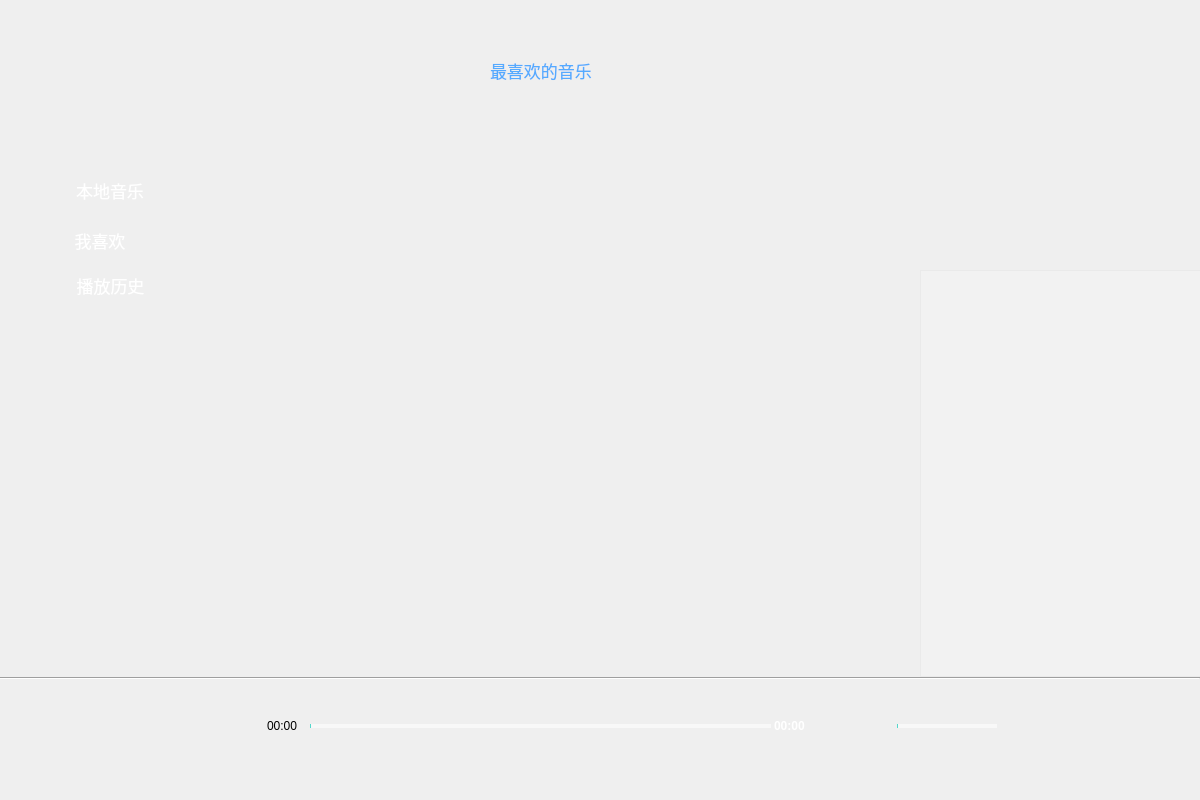
<?xml version="1.0" encoding="UTF-8"?>
<ui version="4.0">
 <class>MyWidget</class>
 <widget class="QWidget" name="MyWidget">
  <property name="geometry">
   <rect>
    <x>0</x>
    <y>0</y>
    <width>1200</width>
    <height>800</height>
   </rect>
  </property>
  <property name="minimumSize">
   <size>
    <width>1200</width>
    <height>800</height>
   </size>
  </property>
  <property name="maximumSize">
   <size>
    <width>1200</width>
    <height>800</height>
   </size>
  </property>
  <property name="windowTitle">
   <string>MyWidget</string>
  </property>
  <property name="autoFillBackground">
   <bool>false</bool>
  </property>
  <property name="styleSheet">
   <string notr="true">QWidget#MyWidget{background-image:url(:/image/background/171302-15860779827765.jpg)}

QPushButton
{
color:rgb(255, 255, 255);
border-radius:0px;
background-color: rgba(255, 255, 255,0);
background-repeat:no-repeat;
border:none;
background-position:center center;

}
QPushButton:hover{
	background-color: rgb(255, 255, 255,100);
}
QPushButton:pressed{
background-color: rgba(95, 95, 95,100);
border-color:rgba(255,255,255,30);
border-style:inset;
color:rgb(255, 255, 255);
}


</string>
  </property>
  <widget class="QPushButton" name="btn_LocalMusic">
   <property name="geometry">
    <rect>
     <x>40</x>
     <y>170</y>
     <width>140</width>
     <height>40</height>
    </rect>
   </property>
   <property name="maximumSize">
    <size>
     <width>140</width>
     <height>40</height>
    </size>
   </property>
   <property name="font">
    <font>
     <family>华文行楷</family>
     <pointsize>13</pointsize>
    </font>
   </property>
   <property name="text">
    <string>本地音乐</string>
   </property>
   <property name="icon">
    <iconset resource="res.qrc">
     <normaloff>:/image/image/local-music.png</normaloff>:/image/image/local-music.png</iconset>
   </property>
   <property name="iconSize">
    <size>
     <width>25</width>
     <height>25</height>
    </size>
   </property>
   <property name="flat">
    <bool>false</bool>
   </property>
  </widget>
  <widget class="QPushButton" name="btn_LoveMusic">
   <property name="geometry">
    <rect>
     <x>30</x>
     <y>220</y>
     <width>140</width>
     <height>40</height>
    </rect>
   </property>
   <property name="maximumSize">
    <size>
     <width>140</width>
     <height>40</height>
    </size>
   </property>
   <property name="font">
    <font>
     <family>华文行楷</family>
     <pointsize>13</pointsize>
    </font>
   </property>
   <property name="text">
    <string>我喜欢</string>
   </property>
   <property name="icon">
    <iconset resource="res.qrc">
     <normaloff>:/image/image/To-like.png</normaloff>:/image/image/To-like.png</iconset>
   </property>
   <property name="iconSize">
    <size>
     <width>25</width>
     <height>25</height>
    </size>
   </property>
   <property name="flat">
    <bool>false</bool>
   </property>
  </widget>
  <widget class="QListWidget" name="listWidget_PlayList">
   <property name="geometry">
    <rect>
     <x>920</x>
     <y>270</y>
     <width>281</width>
     <height>407</height>
    </rect>
   </property>
   <property name="styleSheet">
    <string notr="true">color: rgb(255, 255, 255);
background-color: rgba(255, 255, 255, 50);</string>
   </property>
  </widget>
  <widget class="QWidget" name="layoutWidget">
   <property name="geometry">
    <rect>
     <x>1</x>
     <y>691</y>
     <width>1202</width>
     <height>72</height>
    </rect>
   </property>
   <layout class="QVBoxLayout" name="verticalLayout">
    <property name="spacing">
     <number>15</number>
    </property>
    <item>
     <layout class="QHBoxLayout" name="horizontalLayout_4">
      <item>
       <layout class="QHBoxLayout" name="horizontalLayout_3">
        <property name="spacing">
         <number>0</number>
        </property>
        <item>
         <widget class="QPushButton" name="btn_Pre">
          <property name="sizePolicy">
           <sizepolicy hsizetype="Fixed" vsizetype="Fixed">
            <horstretch>0</horstretch>
            <verstretch>0</verstretch>
           </sizepolicy>
          </property>
          <property name="minimumSize">
           <size>
            <width>35</width>
            <height>35</height>
           </size>
          </property>
          <property name="maximumSize">
           <size>
            <width>35</width>
            <height>35</height>
           </size>
          </property>
          <property name="styleSheet">
           <string notr="true">QPushButton
{
background-image:url(:/image/image/btn_pre.png);
background-repeat:no-repeat;
background-position:center center;
border:none;
}
</string>
          </property>
          <property name="text">
           <string/>
          </property>
         </widget>
        </item>
        <item>
         <spacer name="horizontalSpacer">
          <property name="orientation">
           <enum>Qt::Horizontal</enum>
          </property>
          <property name="sizeType">
           <enum>QSizePolicy::Fixed</enum>
          </property>
          <property name="sizeHint" stdset="0">
           <size>
            <width>50</width>
            <height>20</height>
           </size>
          </property>
         </spacer>
        </item>
        <item>
         <widget class="QPushButton" name="btn_Play">
          <property name="sizePolicy">
           <sizepolicy hsizetype="Fixed" vsizetype="Fixed">
            <horstretch>0</horstretch>
            <verstretch>0</verstretch>
           </sizepolicy>
          </property>
          <property name="minimumSize">
           <size>
            <width>35</width>
            <height>35</height>
           </size>
          </property>
          <property name="maximumSize">
           <size>
            <width>35</width>
            <height>35</height>
           </size>
          </property>
          <property name="styleSheet">
           <string notr="true">
QPushButton
{
border-image: url(:/image/image/btn_play.png);

}</string>
          </property>
          <property name="text">
           <string/>
          </property>
         </widget>
        </item>
        <item>
         <spacer name="horizontalSpacer_2">
          <property name="orientation">
           <enum>Qt::Horizontal</enum>
          </property>
          <property name="sizeType">
           <enum>QSizePolicy::Fixed</enum>
          </property>
          <property name="sizeHint" stdset="0">
           <size>
            <width>50</width>
            <height>20</height>
           </size>
          </property>
         </spacer>
        </item>
        <item>
         <widget class="QPushButton" name="btn_Next">
          <property name="sizePolicy">
           <sizepolicy hsizetype="Fixed" vsizetype="Fixed">
            <horstretch>0</horstretch>
            <verstretch>0</verstretch>
           </sizepolicy>
          </property>
          <property name="minimumSize">
           <size>
            <width>35</width>
            <height>35</height>
           </size>
          </property>
          <property name="maximumSize">
           <size>
            <width>35</width>
            <height>35</height>
           </size>
          </property>
          <property name="styleSheet">
           <string notr="true">QPushButton
{
background-image:url(:/image/image/btn_next.png);
}</string>
          </property>
          <property name="text">
           <string/>
          </property>
         </widget>
        </item>
       </layout>
      </item>
      <item>
       <layout class="QHBoxLayout" name="horizontalLayout_2">
        <property name="spacing">
         <number>3</number>
        </property>
        <item>
         <widget class="QLabel" name="Label_PlayingTime">
          <property name="minimumSize">
           <size>
            <width>40</width>
            <height>24</height>
           </size>
          </property>
          <property name="maximumSize">
           <size>
            <width>40</width>
            <height>24</height>
           </size>
          </property>
          <property name="text">
           <string>00:00</string>
          </property>
         </widget>
        </item>
        <item>
         <widget class="QSlider" name="Slider_PlayTime">
          <property name="sizePolicy">
           <sizepolicy hsizetype="Fixed" vsizetype="Fixed">
            <horstretch>0</horstretch>
            <verstretch>0</verstretch>
           </sizepolicy>
          </property>
          <property name="minimumSize">
           <size>
            <width>461</width>
            <height>31</height>
           </size>
          </property>
          <property name="maximumSize">
           <size>
            <width>461</width>
            <height>31</height>
           </size>
          </property>
          <property name="styleSheet">
           <string notr="true">QSlider::add-page:Horizontal
{     
background-color: rgba(255, 255, 255,150);
height:4px;  
} 
QSlider::sub-page:Horizontal   
{  
background-color: rgb(83, 215, 203);
height:4px;
}
QSlider::groove:Horizontal   
{ 
background:transparent; 
height:4px;
}  
QSlider::handle:Horizontal
{ 
height:16px; 
width:16px; 
border-image: url(:/image/image/sliderHandle.png)  ;
margin: -6 0px; 
}

</string>
          </property>
          <property name="orientation">
           <enum>Qt::Horizontal</enum>
          </property>
          <property name="tickPosition">
           <enum>QSlider::TicksAbove</enum>
          </property>
         </widget>
        </item>
        <item>
         <widget class="QLabel" name="Label_TotalTime">
          <property name="minimumSize">
           <size>
            <width>51</width>
            <height>24</height>
           </size>
          </property>
          <property name="maximumSize">
           <size>
            <width>51</width>
            <height>24</height>
           </size>
          </property>
          <property name="font">
           <font>
            <weight>75</weight>
            <bold>true</bold>
           </font>
          </property>
          <property name="styleSheet">
           <string notr="true">color:rgb(255, 255, 255);</string>
          </property>
          <property name="text">
           <string>00:00</string>
          </property>
         </widget>
        </item>
       </layout>
      </item>
      <item>
       <layout class="QHBoxLayout" name="horizontalLayout">
        <property name="spacing">
         <number>20</number>
        </property>
        <item>
         <widget class="QPushButton" name="btn_Voice">
          <property name="sizePolicy">
           <sizepolicy hsizetype="Minimum" vsizetype="Minimum">
            <horstretch>0</horstretch>
            <verstretch>0</verstretch>
           </sizepolicy>
          </property>
          <property name="maximumSize">
           <size>
            <width>24</width>
            <height>24</height>
           </size>
          </property>
          <property name="styleSheet">
           <string notr="true">
QPushButton
{
background-image:url(:/image/image/music-voice.png);
background-repeat:no-repeat;
background-position:center center;
border:none;
}</string>
          </property>
          <property name="text">
           <string/>
          </property>
         </widget>
        </item>
        <item>
         <widget class="QSlider" name="Slider_Voice">
          <property name="sizePolicy">
           <sizepolicy hsizetype="Minimum" vsizetype="Minimum">
            <horstretch>0</horstretch>
            <verstretch>0</verstretch>
           </sizepolicy>
          </property>
          <property name="minimumSize">
           <size>
            <width>100</width>
            <height>22</height>
           </size>
          </property>
          <property name="maximumSize">
           <size>
            <width>100</width>
            <height>22</height>
           </size>
          </property>
          <property name="styleSheet">
           <string notr="true">QSlider::add-page:Horizontal
{     
background-color: rgba(255, 255, 255,150);
height:4px;  
} 
QSlider::sub-page:Horizontal   
{  
background-color: rgb(83, 215, 203);
height:4px;
}
QSlider::groove:Horizontal   
{ 
background:transparent; 
height:4px;
}  
QSlider::handle:Horizontal
{ 
height:16px; 
width:16px; 
border-image: url(:/image/image/sliderHandle.png)  ;
margin: -6 0px; 
}</string>
          </property>
          <property name="orientation">
           <enum>Qt::Horizontal</enum>
          </property>
         </widget>
        </item>
        <item>
         <widget class="QPushButton" name="btn_PlayMode">
          <property name="sizePolicy">
           <sizepolicy hsizetype="Minimum" vsizetype="Minimum">
            <horstretch>0</horstretch>
            <verstretch>0</verstretch>
           </sizepolicy>
          </property>
          <property name="maximumSize">
           <size>
            <width>30</width>
            <height>24</height>
           </size>
          </property>
          <property name="focusPolicy">
           <enum>Qt::StrongFocus</enum>
          </property>
          <property name="contextMenuPolicy">
           <enum>Qt::DefaultContextMenu</enum>
          </property>
          <property name="styleSheet">
           <string notr="true">QPushButton
{
background-image:url(:/image/image/loop.png);
background-repeat:no-repeat;
background-position:center center;
border:none;
}</string>
          </property>
          <property name="text">
           <string/>
          </property>
          <property name="autoDefault">
           <bool>false</bool>
          </property>
          <property name="default">
           <bool>false</bool>
          </property>
          <property name="flat">
           <bool>false</bool>
          </property>
         </widget>
        </item>
        <item>
         <widget class="QPushButton" name="btn_Lrc">
          <property name="sizePolicy">
           <sizepolicy hsizetype="Minimum" vsizetype="Minimum">
            <horstretch>0</horstretch>
            <verstretch>0</verstretch>
           </sizepolicy>
          </property>
          <property name="maximumSize">
           <size>
            <width>40</width>
            <height>30</height>
           </size>
          </property>
          <property name="styleSheet">
           <string notr="true">QPushButton
{
background-image:url(:/image/image/btn_lrc (1).png);
background-repeat:no-repeat;
background-position:center center;
border:none;
}</string>
          </property>
          <property name="text">
           <string/>
          </property>
          <property name="autoDefault">
           <bool>false</bool>
          </property>
          <property name="default">
           <bool>false</bool>
          </property>
          <property name="flat">
           <bool>false</bool>
          </property>
         </widget>
        </item>
        <item>
         <widget class="QPushButton" name="btn_PlayList">
          <property name="sizePolicy">
           <sizepolicy hsizetype="Minimum" vsizetype="Minimum">
            <horstretch>0</horstretch>
            <verstretch>0</verstretch>
           </sizepolicy>
          </property>
          <property name="maximumSize">
           <size>
            <width>40</width>
            <height>30</height>
           </size>
          </property>
          <property name="styleSheet">
           <string notr="true">QPushButton
{
background-image:url(:/image/image/indicator_menu (1).png);
background-repeat:no-repeat;
background-position:center center;
border:none;
}</string>
          </property>
          <property name="text">
           <string/>
          </property>
          <property name="autoDefault">
           <bool>false</bool>
          </property>
          <property name="default">
           <bool>false</bool>
          </property>
          <property name="flat">
           <bool>false</bool>
          </property>
         </widget>
        </item>
       </layout>
      </item>
     </layout>
    </item>
   </layout>
  </widget>
  <widget class="QPushButton" name="btn_playhistory">
   <property name="geometry">
    <rect>
     <x>50</x>
     <y>270</y>
     <width>121</width>
     <height>31</height>
    </rect>
   </property>
   <property name="font">
    <font>
     <family>华文行楷</family>
     <pointsize>13</pointsize>
     <weight>50</weight>
     <bold>false</bold>
    </font>
   </property>
   <property name="text">
    <string>播放历史</string>
   </property>
   <property name="icon">
    <iconset resource="res.qrc">
     <normaloff>:/image/image/music-playing.png</normaloff>:/image/image/music-playing.png</iconset>
   </property>
   <property name="iconSize">
    <size>
     <width>30</width>
     <height>30</height>
    </size>
   </property>
  </widget>
  <widget class="QStackedWidget" name="stackedWidget">
   <property name="geometry">
    <rect>
     <x>180</x>
     <y>30</y>
     <width>731</width>
     <height>571</height>
    </rect>
   </property>
   <property name="styleSheet">
    <string notr="true">color :rgb(85, 170, 255)</string>
   </property>
   <property name="currentIndex">
    <number>1</number>
   </property>
   <widget class="QWidget" name="Localmusic">
    <widget class="QPushButton" name="btn_addLocal">
     <property name="geometry">
      <rect>
       <x>320</x>
       <y>20</y>
       <width>121</width>
       <height>31</height>
      </rect>
     </property>
     <property name="font">
      <font>
       <family>华文行楷</family>
       <pointsize>13</pointsize>
       <weight>75</weight>
       <bold>true</bold>
      </font>
     </property>
     <property name="styleSheet">
      <string notr="true">color :rgb(85, 170, 255)</string>
     </property>
     <property name="text">
      <string>添加音乐</string>
     </property>
     <property name="icon">
      <iconset resource="res.qrc">
       <normaloff>:/image/image/addFromLocal.png</normaloff>:/image/image/addFromLocal.png</iconset>
     </property>
     <property name="iconSize">
      <size>
       <width>25</width>
       <height>25</height>
      </size>
     </property>
    </widget>
    <widget class="QListWidget" name="listWidget">
     <property name="geometry">
      <rect>
       <x>60</x>
       <y>60</y>
       <width>641</width>
       <height>411</height>
      </rect>
     </property>
     <property name="styleSheet">
      <string notr="true">color: rgb(255, 255, 255);

background-color: rgba(255, 255, 255, 0);</string>
     </property>
     <property name="autoScroll">
      <bool>true</bool>
     </property>
    </widget>
   </widget>
   <widget class="QWidget" name="LoveMusic">
    <widget class="QListWidget" name="loveMenu">
     <property name="geometry">
      <rect>
       <x>60</x>
       <y>70</y>
       <width>600</width>
       <height>400</height>
      </rect>
     </property>
     <property name="styleSheet">
      <string notr="true">color: rgb(255, 255, 255);

background-color: rgba(255, 255, 255, 0);</string>
     </property>
    </widget>
    <widget class="QLabel" name="label">
     <property name="geometry">
      <rect>
       <x>310</x>
       <y>30</y>
       <width>141</width>
       <height>21</height>
      </rect>
     </property>
     <property name="font">
      <font>
       <family>华文行楷</family>
       <pointsize>13</pointsize>
      </font>
     </property>
     <property name="styleSheet">
      <string notr="true">color:rgb(85, 170, 255)</string>
     </property>
     <property name="text">
      <string>最喜欢的音乐</string>
     </property>
    </widget>
   </widget>
   <widget class="QWidget" name="PlayHistory">
    <widget class="QListWidget" name="list_palyhistory">
     <property name="geometry">
      <rect>
       <x>50</x>
       <y>80</y>
       <width>641</width>
       <height>401</height>
      </rect>
     </property>
     <property name="styleSheet">
      <string notr="true">color: rgb(255, 255, 255);

background-color: rgba(255, 255, 255, 0);</string>
     </property>
    </widget>
    <widget class="QWidget" name="layoutWidget">
     <property name="geometry">
      <rect>
       <x>60</x>
       <y>40</y>
       <width>568</width>
       <height>25</height>
      </rect>
     </property>
     <layout class="QHBoxLayout" name="horizontalLayout_6">
      <item>
       <widget class="QLabel" name="label_2">
        <property name="font">
         <font>
          <family>华文行楷</family>
          <pointsize>13</pointsize>
         </font>
        </property>
        <property name="styleSheet">
         <string notr="true"/>
        </property>
        <property name="text">
         <string>历史播放</string>
        </property>
       </widget>
      </item>
      <item>
       <spacer name="horizontalSpacer_3">
        <property name="orientation">
         <enum>Qt::Horizontal</enum>
        </property>
        <property name="sizeHint" stdset="0">
         <size>
          <width>438</width>
          <height>20</height>
         </size>
        </property>
       </spacer>
      </item>
      <item>
       <widget class="QPushButton" name="btn_clearlist">
        <property name="font">
         <font>
          <family>华文行楷</family>
          <pointsize>13</pointsize>
         </font>
        </property>
        <property name="text">
         <string>清空历史</string>
        </property>
       </widget>
      </item>
     </layout>
    </widget>
   </widget>
   <widget class="LyricWidget" name="Widget_lyric"/>
  </widget>
  <widget class="QWidget" name="layoutWidget">
   <property name="geometry">
    <rect>
     <x>1080</x>
     <y>20</y>
     <width>89</width>
     <height>42</height>
    </rect>
   </property>
   <layout class="QHBoxLayout" name="horizontalLayout_5">
    <item>
     <widget class="QPushButton" name="btn_minScreen">
      <property name="minimumSize">
       <size>
        <width>40</width>
        <height>40</height>
       </size>
      </property>
      <property name="maximumSize">
       <size>
        <width>40</width>
        <height>40</height>
       </size>
      </property>
      <property name="styleSheet">
       <string notr="true">
QPushButton
{
border-radius:0px;
background-image: url(:/image/image/min.png);
background-color: rgba(255, 255, 255,0);
background-repeat:no-repeat;
border:none;
background-position:center center;
}</string>
      </property>
      <property name="text">
       <string/>
      </property>
     </widget>
    </item>
    <item>
     <widget class="QPushButton" name="btn_quit">
      <property name="minimumSize">
       <size>
        <width>40</width>
        <height>40</height>
       </size>
      </property>
      <property name="maximumSize">
       <size>
        <width>40</width>
        <height>40</height>
       </size>
      </property>
      <property name="styleSheet">
       <string notr="true">
QPushButton
{
border-radius:0px;
background-image: url(:/image/image/quit.png);
background-color: rgba(255, 255, 255,0);
background-repeat:no-repeat;
border:none;
background-position:center center;
}</string>
      </property>
      <property name="text">
       <string/>
      </property>
     </widget>
    </item>
   </layout>
  </widget>
  <widget class="Line" name="line">
   <property name="geometry">
    <rect>
     <x>0</x>
     <y>670</y>
     <width>1200</width>
     <height>16</height>
    </rect>
   </property>
   <property name="minimumSize">
    <size>
     <width>1200</width>
     <height>16</height>
    </size>
   </property>
   <property name="maximumSize">
    <size>
     <width>1200</width>
     <height>16</height>
    </size>
   </property>
   <property name="frameShadow">
    <enum>QFrame::Sunken</enum>
   </property>
   <property name="orientation">
    <enum>Qt::Horizontal</enum>
   </property>
  </widget>
  <widget class="QLabel" name="Label_speech">
   <property name="geometry">
    <rect>
     <x>980</x>
     <y>110</y>
     <width>201</width>
     <height>31</height>
    </rect>
   </property>
   <property name="text">
    <string/>
   </property>
  </widget>
  <widget class="QPushButton" name="btn_changeSkin">
   <property name="geometry">
    <rect>
     <x>970</x>
     <y>40</y>
     <width>93</width>
     <height>28</height>
    </rect>
   </property>
   <property name="text">
    <string/>
   </property>
  </widget>
  <zorder>layoutWidget</zorder>
  <zorder>listWidget_PlayList</zorder>
  <zorder>layoutWidget</zorder>
  <zorder>btn_LocalMusic</zorder>
  <zorder>btn_LoveMusic</zorder>
  <zorder>btn_playhistory</zorder>
  <zorder>stackedWidget</zorder>
  <zorder>line</zorder>
  <zorder>Label_speech</zorder>
  <zorder>btn_changeSkin</zorder>
 </widget>
 <layoutdefault spacing="6" margin="11"/>
 <customwidgets>
  <customwidget>
   <class>LyricWidget</class>
   <extends>QWidget</extends>
   <header location="global">lyricwidget.h</header>
   <container>1</container>
  </customwidget>
 </customwidgets>
 <resources>
  <include location="res.qrc"/>
 </resources>
 <connections/>
</ui>
